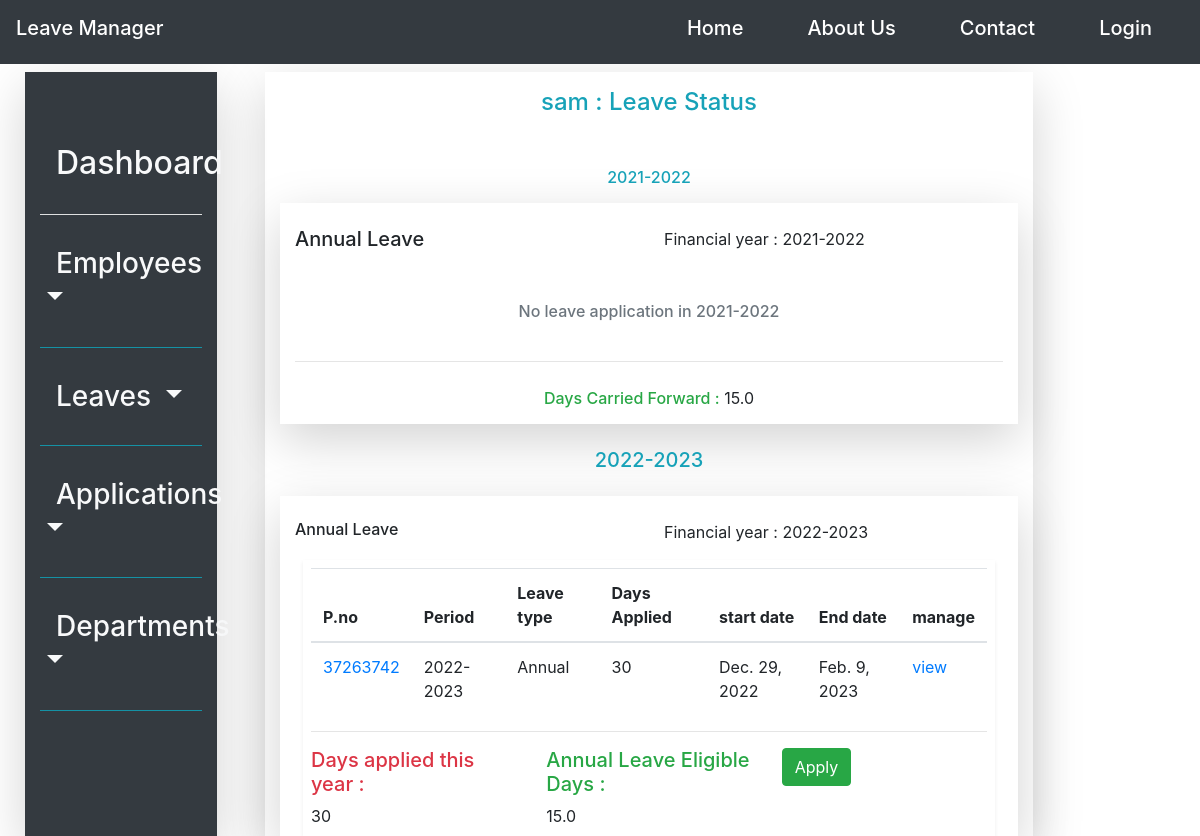
The page /leave/status/37263742 on the database as committed earlier.
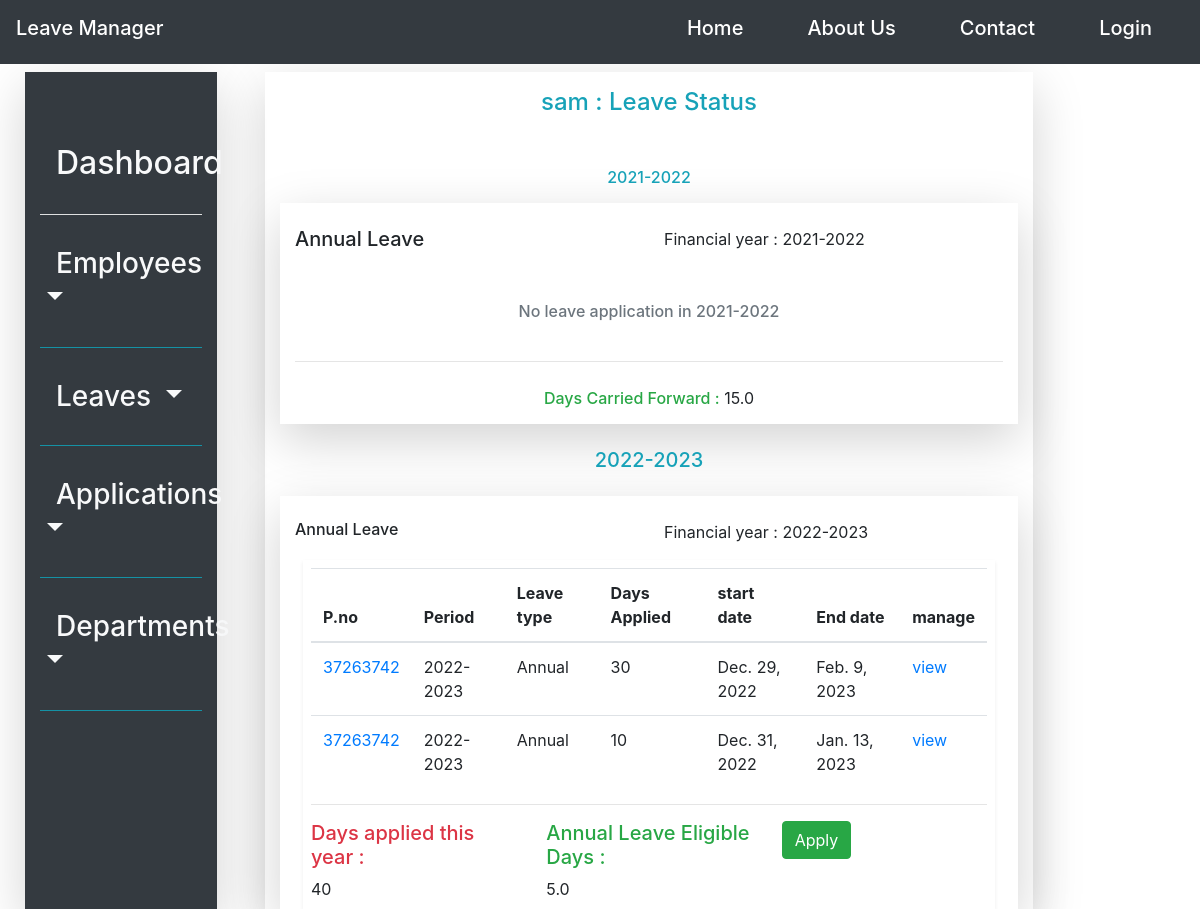
The same page on the database as committed later.
### leave_management_app/models.py (models this page shows, shortened)
class Leave_application(models.Model):
    Applicant = models.ForeignKey(Employee, null=True, on_delete=models.SET_NULL)
    financial_year = models.CharField(max_length=10)
    leave_type = models.ForeignKey(Leave_type, on_delete=models.CASCADE)
    medical_certificate = models.BooleanField(default=False)
    no_of_days_applied = models.IntegerField(default=30)
    leave_application_date = models.DateTimeField(default=timezone.now)
    leave_starting_date = models.DateField()
    leave_end_date = models.DateField()

class Leave_type(models.Model):
    leave_type_name = models.CharField(choices=leave_category_list, max_length=30)
    leave_duration = models.CharField(default='30/36 days', max_length=30)
    leave_type_description = models.TextField()
    def __str__(self):
        return self.leave_type_name

### leave_management_app/views.py (the view)
# urls.py: path('leave/status/<int:pk>', leaveStatusView, name='leave_status'),
def leaveStatusView(request, pk):
    leave_objects = Leave_type.objects.all()
    employee = Employee.objects.all()
    emp = Employee.objects.get(emp_personal_no=pk)
    year = current_financial_year
    previous_financialyear = previous_financial_year
    if emp.employee_category == "Aip":
        maximum_annual_leave_days = annual_leave_max_days_for_employees_above_ip
    else:
        maximum_annual_leave_days = annual_leave_max_days_for_civilian_and_below_ip_employees
    previous_year_applications = Leave_application.objects.filter(Q(Applicant_id=pk),
                                                                  Q(financial_year=previous_financial_year))
    total_days_applied_previous_year = sum([x.no_of_days_applied for x in previous_year_applications])
    if total_days_applied_previous_year == 0:
        total_days_carried_forward = maximum_annual_leave_days * 0.5
    else:
        total_days_carried_forward = maximum_annual_leave_days - total_days_applied_previous_year
    employee_current_year_applications = Leave_application.objects.filter(Q(Applicant_id=pk),
                                                                          Q(financial_year=current_financial_year))
    total_current_year_applied_days = sum([i.no_of_days_applied for i in employee_current_year_applications])
    annual_leave_eligible_days = sum([(maximum_annual_leave_days - total_current_year_applied_days),
                                      total_days_carried_forward])
    templatename = "leave_management_app/leavestatus.html"
    context = {'employee': employee, 'emp': emp, 'year': year, 'leave_objects': leave_objects,
               'previous_financialyear': previous_financialyear,
               'total_days_applied_previous_year': total_days_applied_previous_year,
               'employee_current_year_applications': employee_current_year_applications,
               'previous_year_applications': previous_year_applications,
               'total_days_carried_forward': total_days_carried_forward,
               'total_current_year_applied_days': total_current_year_applied_days,
               'annual_leave_eligible_days': annual_leave_eligible_days}
    return render(request, templatename, context)

### leave_management_app/templates/leave_management_app/leavestatus.html (shortened to what the changed rows need)
{%extends 'leave_management_app/base.html'%}
{%load crispy_forms_tags%}
{%block content%}
<div class="row p-4 mb-4"  style="height: 95vh; width: 100%; background-color: white; background-attachment: fixed;">
	<div class="col-lg-8 mt-3 ml-5 shadow-lg content-align-center">
		<div class="container-fluid">
		   <div class="row shadow-lg justify-content-center mt-2">
			  <div class="col">
				  {%if total_current_year_applied_days == 0%}
					<div class="py-3 text-center mt-3">
						<label class="text-muted h6">
							No leave application in <span class="h6">{{year}}</span>
						</label>
					</div>
				  	<hr>
					<div class="py-2 text-center">
						<label class="h6 text-danger">Days applied this year : </label>
						{{total_current_year_applied_days}}
					</div>
					<div class="py-2 text-center">
						<label class="h6 text-success">Leave Eligible Days :</label>
						{{annual_leave_eligible_days}}
					</div>
				  {%else%}
				   <div class="row ml-2 mr-2">
						<div class="col-md-12 p-2 shadow-sm">
							<table class="table">
								<thead>
									<tr>
									  <th scope="col">P.no</th>
									  <th scope="col">Period</th>
									  <th scope="col">Leave type</th>
									  <th scope="col">Days Applied</th>
									  <th scope="col">start date</th>
									  <th scope="col">End date</th>
									  <th scope="col">manage</th>
									</tr>
							  </thead>
							  <tbody>
							   {%for application in employee_current_year_applications%}
									<tr>
									  <td><a href="#">{{application.Applicant_id}}</a></td>
										<td>{{application.financial_year}}</td>
										<td>{{application.leave_type}}</td>
										<td>{{application.no_of_days_applied}}</td>
									  <td>{{application.leave_starting_date}}</td>
									  <td>{{application.leave_end_date}}</td>
									   <td><a class="" href="{%url 'leave_application_detail' application.id%}">view</a></td>
									</tr>
							   {% endfor %}
							  </tbody>
							</table>
							{%endif%}
							<div class="row">
									<div class="col-md-4">
										<label class="h5 text-danger">Days applied this year :</label>
										{{total_current_year_applied_days}}
									</div>
									<div class="col-md-4">
										<label class="h5 text-success">Annual Leave Eligible Days : </label>
										{{annual_leave_eligible_days}}
									</div>
									{%if annual_leave_eligible_days > 0%}
									<div class="col-md-4">
										<a class="btn btn-success" href="{%url 'create_application' emp.emp_personal_no%}">Apply </a>
									</div>
									{%else%}
									<div class="col-md-4">
										<label class="text-warning">Exhausted your leave days</label>
									</div>
									{%endif%}
							</div>
						</div>
				   </div>
			  </div>
		  </div>
        </div>
    </div>
</div>
{%endblock content%}

Rows that differ between the two databases and show on the page:
added Leave_application: Applicant_id "37263742", financial_year "2022-2023", leave_type "Annual", no_of_days_applied "10", leave_starting_date "Dec. 31, 2022", leave_end_date "Jan. 13, 2023"
Other text that changed with them:
{{ total_current_year_applied_days }}: "30" → "40"
{{ annual_leave_eligible_days }}: "15.0" → "5.0"
